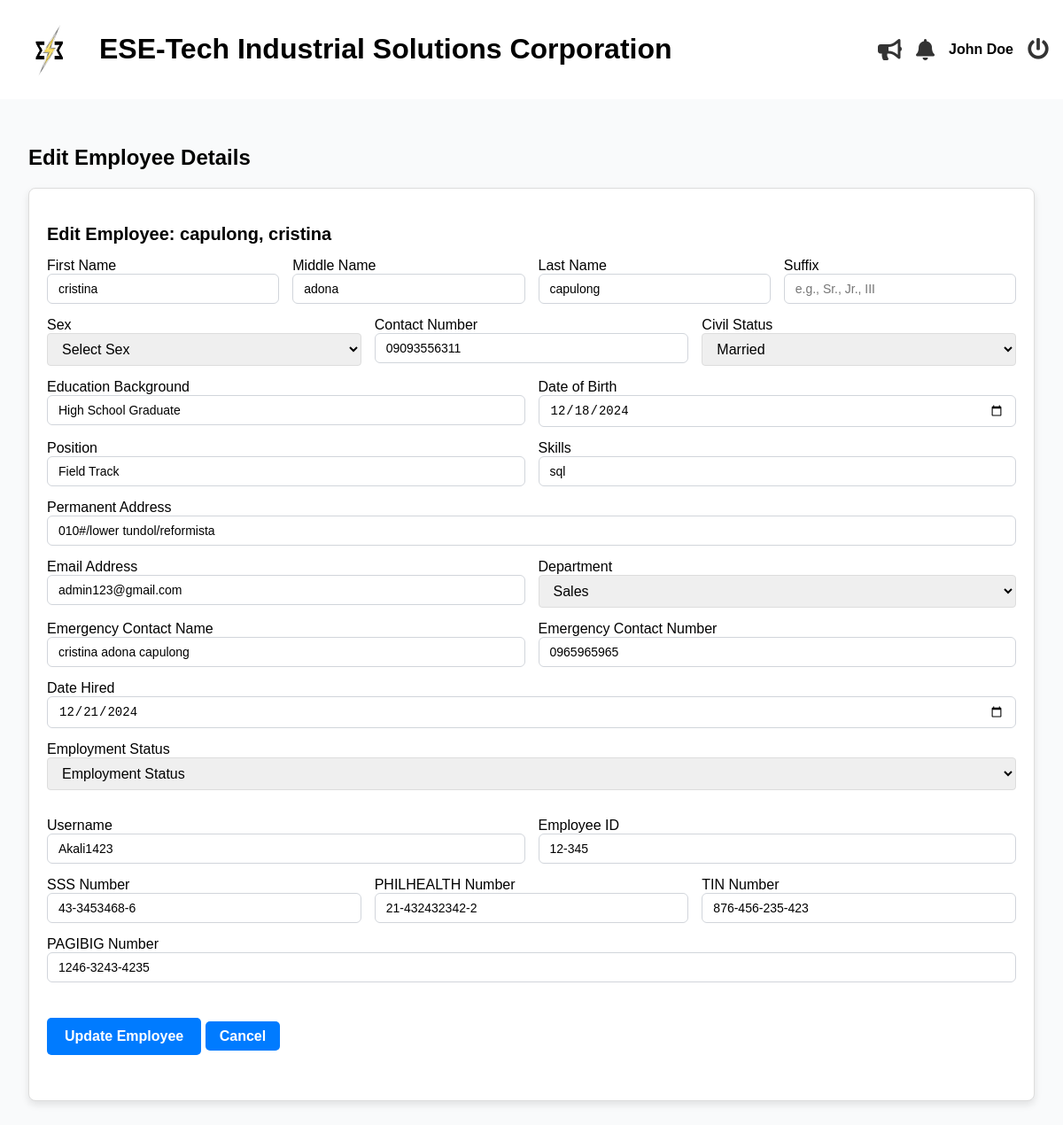
The app's page /admin/edit_employee?id=2 (signed in), older data.
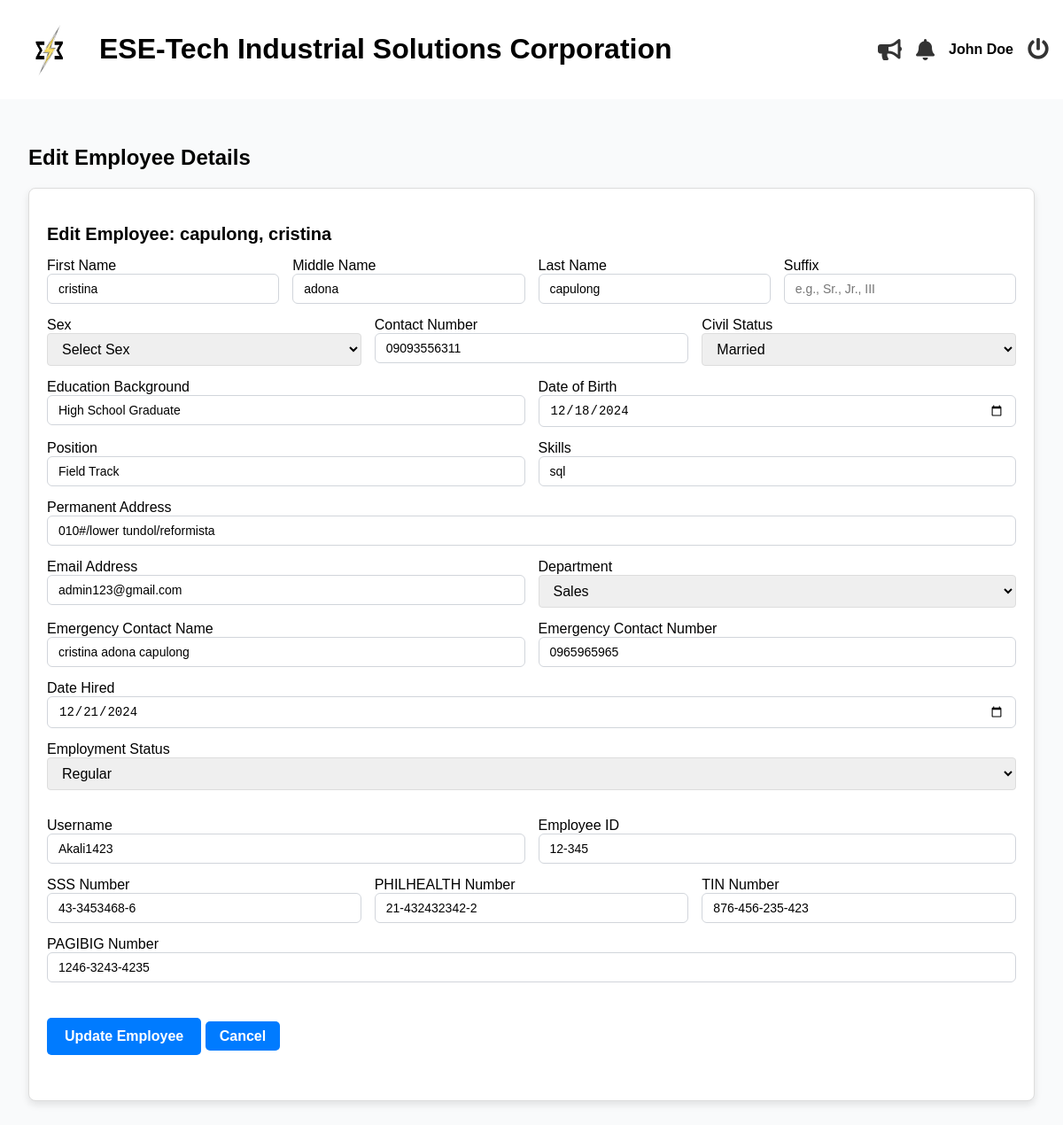
The same page, newer data.
### tables this page shows
CREATE TABLE `employees` (
  `id` int(11) NOT NULL,
  `last_name` varchar(255) NOT NULL,
  `first_name` varchar(255) NOT NULL,
  `middle_name` varchar(255) NOT NULL,
  `suffix` varchar(255) NOT NULL,
  `gender` varchar(32) NOT NULL,
  `email` varchar(100) NOT NULL,
  `position` varchar(255) NOT NULL,
  `hire_date` date NOT NULL,
  `department` varchar(255) NOT NULL,
  `employment_status` varchar(255) NOT NULL,
  `employee_id` int(20) NOT NULL,
  `user_type` int(11) NOT NULL DEFAULT 2 COMMENT '1=admin, 2=staff, 3=super admin',
  `password` varchar(255) NOT NULL,
  `e_status` int(11) NOT NULL DEFAULT 1,
  `date_of_birth` date DEFAULT NULL,
  `contact_number` varchar(20) DEFAULT NULL,
  `perma_address` text DEFAULT NULL,
  `civil_status` varchar(10) DEFAULT NULL,
  `sss_number` varchar(15) DEFAULT NULL,
  `philhealth_number` varchar(15) DEFAULT NULL,
  `pagibig_number` varchar(15) DEFAULT NULL,
  `tin_number` varchar(15) DEFAULT NULL,
  `emergency_contact_name` varchar(50) DEFAULT NULL,
  `emergency_contact_number` varchar(15) DEFAULT NULL,
  `educational_background` enum('High School Graduate','Vocational Graduate','College Undergraduate','College Graduate','Postgraduate') DEFAULT NULL,
  `skills` text DEFAULT NULL,
  `username` varchar(255) NOT NULL,
  `sick_leave` int(11) NOT NULL DEFAULT 0,
  `vacation_leave` int(11) NOT NULL DEFAULT 0,
  `maternity_leave` int(11) NOT NULL DEFAULT 0,
  `paternity_leave` int(11) NOT NULL DEFAULT 0,
  `medical` mediumblob DEFAULT NULL,
  `tor` mediumblob DEFAULT NULL,
  `nbi_clearance` mediumblob DEFAULT NULL,
  `resume` mediumblob DEFAULT NULL,
  `prc` mediumblob DEFAULT NULL,
  `others` mediumblob DEFAULT NULL,
  `is_archived` tinyint(1) DEFAULT 0
);

CREATE TABLE `departments` (
  `id` int(11) NOT NULL,
  `dept_name` varchar(50) NOT NULL,
  `is_archived` tinyint(1) NOT NULL
);

### admin/edit_employee.php (the view, shortened to what the changed rows need)
<?php include('header.php'); ?>
    <?php
    $conn = mysqli_connect('localhost', 'root', '', 'esetech');
    $employee = null;
    if (isset($_GET['id'])) {
        $id = $_GET['id'];
        $sql = "SELECT * FROM employees WHERE id=?";
        $stmt = mysqli_prepare($conn, $sql);
        mysqli_stmt_bind_param($stmt, 'i', $id);
        mysqli_stmt_execute($stmt);
        $result = mysqli_stmt_get_result($stmt);
        $employee = mysqli_fetch_assoc($result);
    }
?>
    <!DOCTYPE html>
    <html lang="en">
    <head>
        <link rel="stylesheet" href="styles.css">
        <link rel="stylesheet" href="https://cdnjs.cloudflare.com/ajax/libs/font-awesome/5.15.4/css/all.min.css">
    </head>
    <body>
        <main class="main-content">
            <section id="edit-employee">
                <h2>Edit Employee Details</h2>
                <?php if ($employee): ?>
                    <div class="card mb-4">
                        <div class="card-header">
                            <h3>Edit Employee: <?php echo $employee['last_name'] . ', ' . $employee['first_name']; ?></h3>
                        </div>
                        <div class="card-body">
                            <form method="POST">
                            <div class="form-row">
                <div class="col-md-4">
                <label for="date_of_birth">First Name</label>
                    <input type="text" class="form-control" name="first_name" placeholder="First Name" value="<?php  echo $employee['first_name'] ?>" required>
                </div>
                <div class="col-md-4">
                <label for="date_of_birth">Middle Name</label>
                    <input type="text" class="form-control" name="middle_name" placeholder="Middle Name" value="<?php  echo $employee['middle_name'] ?>">
                </div>
                <div class="col-md-4">
                <label for="date_of_birth">Last Name</label>
                    <input type="text" class="form-control" name="last_name" placeholder="Last Name" value="<?php  echo $employee['last_name'] ?>" required>
                </div>
                <div class="col-md-4">
                    <label for="suffix">Suffix</label>
                    <input type="text" class="form-control" name="suffix" placeholder="e.g., Sr., Jr., III" value="<?php  echo $employee['suffix'] ?>">
                </div>
            </div>
            <div class="form-row">
                <div class="col-md-6">
                    <label for="gender">Sex</label>
                    <select id="gender" name="gender" class="form-control" required>
                        <option value="" <?php echo ($employee['gender'] == '') ? 'selected' : ''; ?>>Select Sex</option>
                    </select>
                </div>
                <div class="col-md-6">
                    <label for="contact_number" >Contact Number</label>
                    <input type="text" class="form-control" name="contact_number" placeholder="e.g., +63 912-345-6789" value="<?php  echo $employee['contact_number'] ?>" required>
                </div>
                <div class="col-md-6">
                    <label for="civil_status">Civil Status</label>
                    <select name="civil_status" class="form-control" required>
                        <option value="Married" <?php echo ($employee['civil_status'] == 'Married') ? 'selected' : ''; ?>>Married</option>
                    </select>
                </div>
            </div>
            <div class="form-row">
                <div class="col-md-6">
                    <label for="educational_background">Education Background</label>
                    <input type="text" class="form-control" name="educational_background" placeholder="Education Background" value="<?php  echo $employee['educational_background'] ?>" required>
                </div>
                <div class="col-md-6">
                    <label for="date_of_birth">Date of Birth</label>
                    <input type="date" class="form-control" name="date_of_birth" placeholder="Date of Birth" value="<?php  echo $employee['date_of_birth'] ?>" required>
                </div>
            </div>
            <div class="form-row">
                <div class="col-md-6">
                    <label for="position">Position</label>
                    <input type="text" class="form-control" name="position" placeholder="Position" value="<?php  echo $employee['position'] ?>" required>
                </div>
                <div class="col-md-6">
                    <label for="skills">Skills</label>
                    <input type="text" class="form-control" name="skills" placeholder="Skills" value="<?php  echo $employee['skills'] ?>" required>
                </div>
            </div>
            <div class="form-row">
                <div class="col-md-6">
                    <label for="perma_address">Permanent Address</label>
                    <input type="text" class="form-control" name="perma_address" placeholder="Permanent Address" value="<?php  echo $employee['perma_address'] ?>" required>
                </div>
            </div>
            <div class="form-row">
                <div class="col-md-6">
                    <label for="date_of_birth">Email Address</label>
                    <input type="email" class="form-control" name="email" placeholder="Email" value="<?php  echo $employee['email'] ?>" required>
                </div>
                <div class="col-md-6">
                    <label for="department">Department</label>
                    <select name="department" class="form-control" required>
                        <?php
                            $deptSelect = "SELECT * FROM departments WHERE is_archived = 0 ORDER BY dept_name ASC";
                            $deptResult = mysqli_query($conn, $deptSelect);
                            if($deptResult) {
                                while($row = mysqli_fetch_assoc($deptResult)) {
                        ?>
                            <option value="<?php echo $row['dept_name']; ?>"
                                <?php echo ($employee['department'] == $row['dept_name']) ? 'selected' : ''; ?>>
                                <?php echo $row['dept_name']; ?>
                            </option>
                        <?php }
                            }
                        ?>
                    </select>
                </div>
            </div>
            <div class="form-row">
                <div class="col-md-6">
                    <label for="emergency_contact_name">Emergency Contact Name</label>
                    <input type="text" class="form-control" name="emergency_contact_name" placeholder="Emergency Contact Name" value="<?php  echo $employee['emergency_contact_name'] ?>"  required>
                </div>
                <div class="col-md-6">
                    <label for="emergency_contact_number">Emergency Contact Number</label>
                    <input type="text" class="form-control" name="emergency_contact_number" placeholder="Emergency Contact Number" value="<?php  echo $employee['emergency_contact_number'] ?>" required>
                </div>
            </div>
            <div class="form-row">
            <div class="col-md-4">
                <label for="hire_date">Date Hired</label>
                <input type="date" class="form-control" name="hire_date" id="hire_date" placeholder="yyyy-mm-dd" value="<?php  echo $employee['hire_date'] ?>" required>
            </div>
            </div>
             <div class="form-row">
                <div class="form-group col-md-6">
                <label>Employment Status</label>
                <select id="employment_status" name="employment_status" class="form-control" required>
                        <option value="" <?php echo ($employee['employment_status'] == '') ? 'selected' : ''; ?>>Employment Status</option>
                        <option value="Regular" <?php echo ($employee['employment_status'] == 'Regular') ? 'selected' : ''; ?>>Regular</option>
                    </select>
                </div>
                </div>
            <div class="form-row">
                <div class="col-md-4">
                <label for="username">Username</label>
                    <input type="text" class="form-control" name="username" placeholder="Username" value="<?php  echo $employee['username'] ?>" required>
                </div>
                <div class="col-md-4">
                <label for="employee_id">Employee ID</label>
                    <input id="employee_id" type="text" class="form-control" name="employee_id" placeholder="Employee ID" value="<?php  echo $employee['employee_id'] ?>" readonly>
                </div>
            </div>
            <div class="form-row">
                <div class="col-md-6">
                    <label for="date_of_birth">SSS Number</label>
                    <input type="text" class="form-control" name="sss_number" placeholder="SSS Number" required pattern="\d{2}-\d{7}-\d{1}" title="SSS should be in the format 00-0000000-0" value="<?php  echo $employee['sss_number'] ?>">
                </div>
                <div class="col-md-6">
                    <label for="date_of_birth">PHILHEALTH Number</label>
                    <input type="text" class="form-control" name="philhealth_number" placeholder="PhilHealth Number" required pattern="\d{2}-\d{9}-\d{1}" title="PhilHealth should be in the format 00-000000000-0" value="<?php  echo $employee['philhealth_number'] ?>">
                </div>
                <div class="col-md-6">
                    <label for="date_of_birth">TIN Number</label>
                    <input type="text" class="form-control" name="tin_number" placeholder="TIN Number" required pattern="\d{3}-\d{3}-\d{3}-\d{3}" title="TIN should be in the format 000-000-000-000" value="<?php  echo $employee['tin_number'] ?>">
                </div>
            </div>
            <div class="form-row">
                <div class="col-md-6">
                <label for="date_of_birth">PAGIBIG Number</label>
                <input type="text" class="form-control" name="pagibig_number" placeholder="PagIBIG Number" required pattern="\d{4}-\d{4}-\d{4}" title="PagIBIG should be in the format 0000-0000-0000" value="<?php  echo $employee['pagibig_number'] ?>">
                </div>
            </div>
                                <div class="form-row">
                            <div class="form-group col-md-6">
                            <button type="submit" name="update_employee" class="btn btn-primary">Update Employee</button>
                        <a href="./employees" class="btn btn-cancel">Cancel</a>
                                </div>
                                    </div>
                                </div>
                        </div>
                    </div>
                <?php else: ?>
                    <p class="text-danger">Employee not found.</p>
                <?php endif; ?>
        <?php include('footer.php'); ?>
    </body>
    </html>

Row changes from the older to the newer data that the page shows:
changed employees "capulong": employment_status (not shown) → "Regular"
Text that changed along with them:
form field employment_status: "Employment Status" → (not shown)
